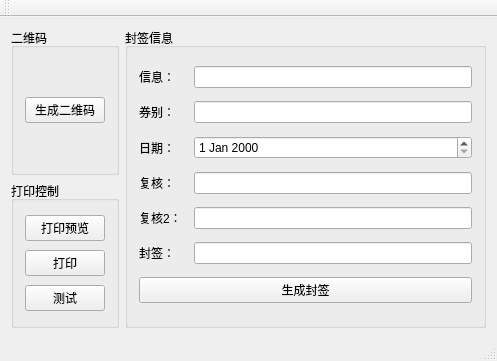
<?xml version="1.0" encoding="UTF-8"?>
<ui version="4.0">
 <class>QtBQPrintClass</class>
 <widget class="QMainWindow" name="QtBQPrintClass">
  <property name="geometry">
   <rect>
    <x>0</x>
    <y>0</y>
    <width>497</width>
    <height>361</height>
   </rect>
  </property>
  <property name="windowTitle">
   <string>QtBQPrint</string>
  </property>
  <widget class="QWidget" name="centralWidget">
   <layout class="QHBoxLayout" name="horizontalLayout_2">
    <item>
     <layout class="QVBoxLayout" name="verticalLayout_2">
      <item>
       <widget class="QGroupBox" name="groupBox">
        <property name="title">
         <string>二维码</string>
        </property>
        <layout class="QVBoxLayout" name="verticalLayout">
         <item>
          <widget class="QPushButton" name="pushButton_CreateQR">
           <property name="text">
            <string>生成二维码</string>
           </property>
          </widget>
         </item>
        </layout>
       </widget>
      </item>
      <item>
       <widget class="QGroupBox" name="groupBox_3">
        <property name="title">
         <string>打印控制</string>
        </property>
        <layout class="QVBoxLayout" name="verticalLayout_3">
         <item>
          <widget class="QPushButton" name="pushButton_PrePrint">
           <property name="text">
            <string>打印预览</string>
           </property>
          </widget>
         </item>
         <item>
          <widget class="QPushButton" name="pushButton_Print">
           <property name="text">
            <string>打印</string>
           </property>
          </widget>
         </item>
         <item>
          <widget class="QPushButton" name="pushButton_Test">
           <property name="text">
            <string>测试</string>
           </property>
          </widget>
         </item>
        </layout>
       </widget>
      </item>
     </layout>
    </item>
    <item>
     <widget class="QGroupBox" name="groupBox_2">
      <property name="title">
       <string>封签信息</string>
      </property>
      <layout class="QGridLayout" name="gridLayout">
       <item row="1" column="2">
        <widget class="QLineEdit" name="lineEdit_QBInfo"/>
       </item>
       <item row="2" column="0" colspan="2">
        <widget class="QLabel" name="label_3">
         <property name="text">
          <string>日期：</string>
         </property>
        </widget>
       </item>
       <item row="2" column="2">
        <widget class="QDateEdit" name="dateEdit_date"/>
       </item>
       <item row="0" column="0">
        <widget class="QLabel" name="label">
         <property name="text">
          <string>信息：</string>
         </property>
        </widget>
       </item>
       <item row="0" column="2">
        <widget class="QLineEdit" name="lineEdit_QRcode"/>
       </item>
       <item row="5" column="0">
        <widget class="QLabel" name="label_5">
         <property name="text">
          <string>封签：</string>
         </property>
        </widget>
       </item>
       <item row="5" column="2">
        <widget class="QLineEdit" name="lineEdit_FQInfo"/>
       </item>
       <item row="3" column="0" colspan="2">
        <widget class="QLabel" name="label_4">
         <property name="text">
          <string>复核：</string>
         </property>
        </widget>
       </item>
       <item row="3" column="2">
        <widget class="QLineEdit" name="lineEdit_FHInfo"/>
       </item>
       <item row="1" column="0" colspan="2">
        <widget class="QLabel" name="label_2">
         <property name="text">
          <string>券别：</string>
         </property>
        </widget>
       </item>
       <item row="6" column="0" colspan="3">
        <widget class="QPushButton" name="pushButton_CreateFQ">
         <property name="text">
          <string>生成封签</string>
         </property>
        </widget>
       </item>
       <item row="4" column="0">
        <widget class="QLabel" name="label_6">
         <property name="text">
          <string>复核2：</string>
         </property>
        </widget>
       </item>
       <item row="4" column="2">
        <widget class="QLineEdit" name="lineEdit_FHInfo2"/>
       </item>
      </layout>
     </widget>
    </item>
   </layout>
  </widget>
  <widget class="QMenuBar" name="menuBar">
   <property name="geometry">
    <rect>
     <x>0</x>
     <y>0</y>
     <width>497</width>
     <height>26</height>
    </rect>
   </property>
  </widget>
  <widget class="QToolBar" name="mainToolBar">
   <attribute name="toolBarArea">
    <enum>TopToolBarArea</enum>
   </attribute>
   <attribute name="toolBarBreak">
    <bool>false</bool>
   </attribute>
  </widget>
  <widget class="QStatusBar" name="statusBar"/>
 </widget>
 <layoutdefault spacing="6" margin="11"/>
 <resources>
  <include location="QtBQPrint.qrc"/>
 </resources>
 <connections/>
</ui>
